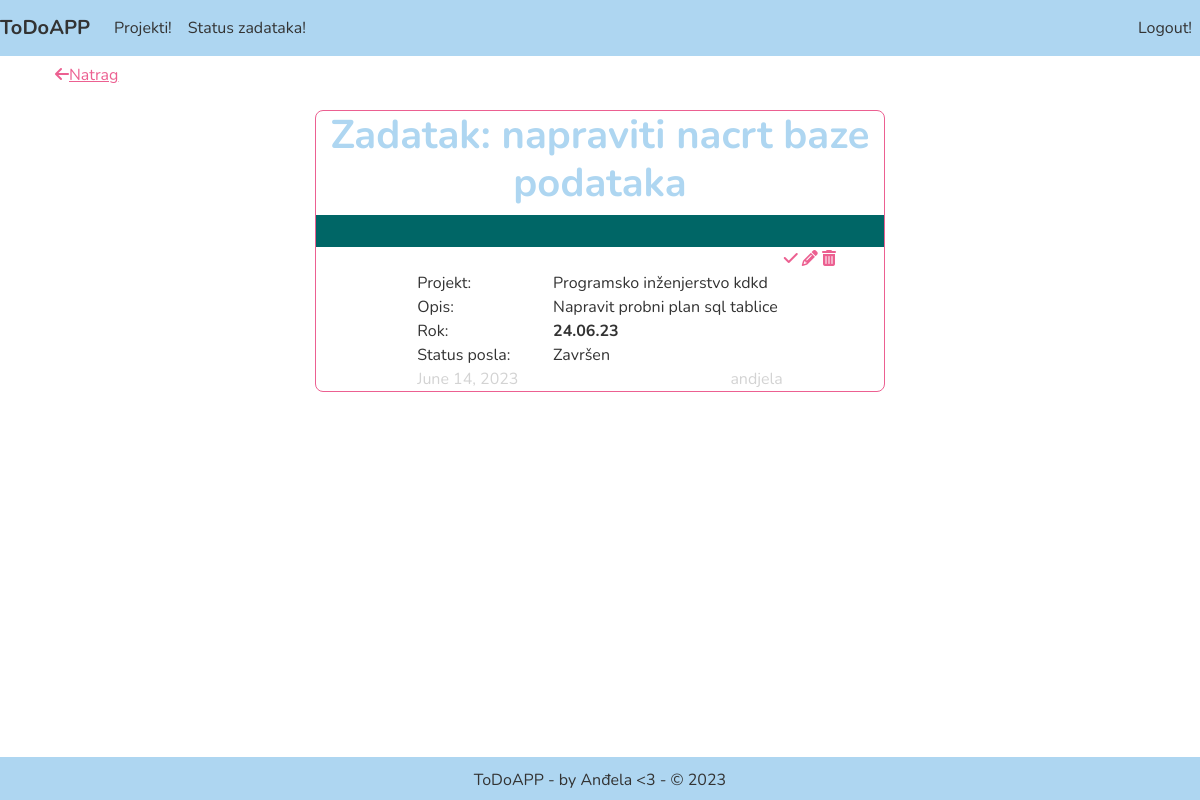
Page /chore/45 (signed in) on the committed database.
### projects/models.py (models this page shows, shortened)
class Chore(models.Model):
    name = models.CharField(max_length=500)
    creator = models.ForeignKey(User, on_delete=models.SET_NULL, null=True, blank=True, related_name="chores")
    description = models.TextField(null=True, blank=True)
    created = models.DateTimeField(auto_now_add=True)
    deadline = models.DateTimeField()
    project = models.ForeignKey(Project, on_delete=models.CASCADE, null=True, blank=True, related_name="chores")
    chore_status = models.ForeignKey(ChoreStatus, on_delete=models.CASCADE, null=True, blank=True,
                                     related_name="chores")

class ChoreStatus(models.Model):
    name = models.CharField(max_length=200, unique=True)
    color = ColorField(max_length=200, null=True, blank=True, unique=True)

class Project(models.Model):
    creator = models.ForeignKey(User, on_delete=models.SET_NULL, null=True, blank=True, related_name="projects")
    title = models.CharField(max_length=200, null=True, blank=True)
    description = models.TextField(null=True, blank=True)
    created = models.DateTimeField(auto_now_add=True)
    def __str__(self):
        return self.title
    class Meta:
        ordering = ['created']

### projects/views.py (the view)
# urls.py: path('chore/<int:pk>', ChoreDetail.as_view(), name='chore'),
class ChoreDetail(LoginRequiredMixin, DetailView):
    model = Chore
    context_object_name = 'chore'
    template_name = 'chores/chore.html'
    form_class = ChoreForm

### projects/templates/chores/chore.html
{% extends 'projects/layout.html' %}
{% block content %}
    <div style="width: 100%">
        <a style="float: left; display: block" href="#" onclick="history.back();" class="btn"> <u
                style="color: #EC6091;"><i class="fa fa-arrow-left" aria-hidden="true" style="color: #EC6091;"></i>Natrag</u></a>
    </div>
    <div class="col-6 m-auto details mt-3 p-0">
        <h1><b style="color: #AED6F1">Zadatak: {{ chore.name }}</b></h1>
<div style="width: 100%; height: 2rem; background-color: {{ chore.chore_status.color }};"></div>
        <div class="detail-icon-left col-12 mx-5" style="float: right;text-align: right">
            <a href="{% url 'chore-status' chore.id %}" title="Promjeni status zadatka!"><i class="fa fa-check"
                                                                                            aria-hidden="true"
                                                                                            style="color: #EC6091"></i></a>
            {% if chore.creator == request.user %}
                <a href="{% url 'chore-edit' chore.id %}" title="Uredi zadatak!" class="detail-icon-right"><i
                        class="fa fa-pencil" aria-hidden="true" style="color: #EC6091"></i></a>
                <a href="{% url 'chore-delete' chore.id %}" title="Obriši zadatak!" class="detail-icon-right-del"><i
                        class="fa fa-trash" aria-hidden="true" style="color: #EC6091"></i></a>
            {% endif %}
        </div>
        <table class="table table-details table-borderless m-auto">
            <tr>
                <td>Projekt:</td>
                <td>{{ chore.project }} </td>
            </tr>
            <tr>
                <td>Opis:</td>
                <td>{{ chore.description }} </td>
            </tr>
            <tr>
                <td>Rok:</td>
                <td><b>{{ chore.deadline.date|date:"d.m.y"  }}</b></td>
            </tr>
            {% if chore.chore_status != null %}
                <tr>
                    <td>Status posla:</td>
                    <td>{{ chore.chore_status.name }}</td>
                </tr>
            {% endif %}
            <tr>
                <td style="color: lightgrey">{{ chore.created.date }}</td>
                <td style="text-align: right; color: lightgray">{{ chore.creator }}</td>
            </tr>
        </table>
    </div>
{% endblock content %}

### projects/templates/projects/layout.html (style rules this page uses)
* { font-family: 'Nunito', sans-serif; color: #333333; }
html, body { height: 100%; margin: 0; }
body { display: flex; text-align: center; flex-direction: column; }
.details { border: #EC6091 1px solid; border-radius: 0.5rem; }
.table-details { width: 70%; padding: 0 3rem; text-align: left; }
.table-details tr td { padding: 0 1rem; }
.table tr { border: 0 !important; }

### rows in the picture
Chore: name "napraviti nacrt baze podataka", project "Programsko inženjerstvo kdkd", description "Napravit probni plan sql tablice", deadline "24.06.23", chore_status.name "Završen", created "June 14, 2023", creator "andjela"
